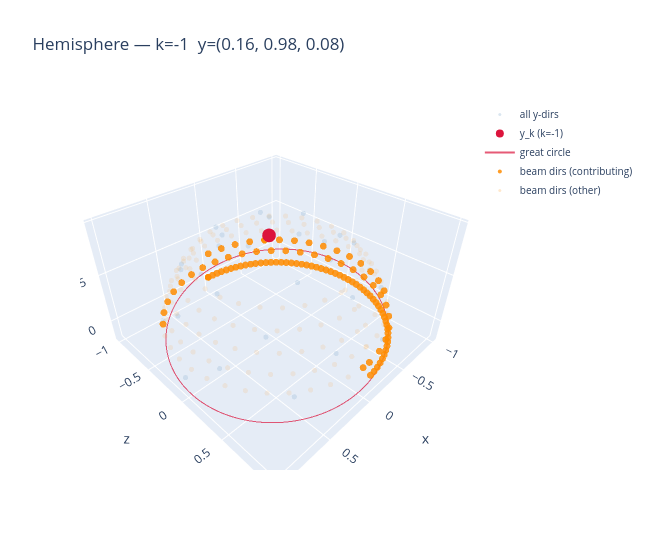

Notebook source saved alongside this figure:
### Code cell
def hemisphere_plotly(y_dirs_arr, k_highlight, contributing=None, split_locations=None):
    """Interactive plotly hemisphere plot for direction k_highlight.

    Axes are swapped to (x, z, y) so the xz plane appears horizontal.

    split_locations: list of ints — boundaries between datasets in proj_dirs.
        []         → all beam dirs in one color.
        [240]      → first 240 in color 1, rest in color 2.
        [240, 400] → three groups with three colors, etc.
    """
    y_k = y_dirs_arr[k_highlight]

    # Great circle orthogonal to y_k
    perp = np.array([1.0, 0.0, 0.0]) if abs(y_k[0]) < 0.9 else np.array([0.0, 1.0, 0.0])
    u = np.cross(y_k, perp); u /= np.linalg.norm(u)
    v = np.cross(y_k, u)
    t = np.linspace(0, 2 * np.pi, 300)
    gc = np.outer(np.cos(t), u) + np.outer(np.sin(t), v)  # (300, 3)

    close = contributing if contributing is not None else np.ones(len(proj_dirs), dtype=bool)

    if not split_locations:
        boundaries = [0, len(proj_dirs)]
        labels = ['beam dirs']
    else:
        boundaries = [0] + list(split_locations) + [len(proj_dirs)]
        labels = [f'dataset {i + 1}' for i in range(len(boundaries) - 1)]

    traces = [
        go.Scatter3d(
            x=y_dirs_arr[:, 0], y=y_dirs_arr[:, 2], z=y_dirs_arr[:, 1],
            mode='markers',
            marker=dict(size=3, color='steelblue', opacity=0.15),
            name='all y-dirs',
        ),
        go.Scatter3d(
            x=[y_k[0]], y=[y_k[2]], z=[y_k[1]],
            mode='markers',
            marker=dict(size=8, color='crimson'),
            name=f'y_k (k={k_highlight})',
        ),
        go.Scatter3d(
            x=gc[:, 0], y=gc[:, 2], z=gc[:, 1],
            mode='lines',
            line=dict(color='crimson', width=2),
            name='great circle',
            opacity=0.7,
        ),
    ]

    for i, (start, end) in enumerate(zip(boundaries[:-1], boundaries[1:])):
        color = _DATASET_COLORS[i % len(_DATASET_COLORS)]
        label = labels[i]
        seg_dirs = proj_dirs[start:end]
        seg_close = close[start:end]

        if seg_close.any():
            traces.append(go.Scatter3d(
                x=seg_dirs[seg_close, 0], y=seg_dirs[seg_close, 2], z=seg_dirs[seg_close, 1],
                mode='markers',
                marker=dict(size=4, color=color, opacity=0.85),
                name=f'{label} (contributing)',
            ))
        if (~seg_close).any():
            traces.append(go.Scatter3d(
                x=seg_dirs[~seg_close, 0], y=seg_dirs[~seg_close, 2], z=seg_dirs[~seg_close, 1],
                mode='markers',
                marker=dict(size=3, color=color, opacity=0.1),
                name=f'{label} (other)',
            ))

    fig = go.Figure(traces)
    fig.update_layout(
        scene=dict(xaxis_title='x', yaxis_title='z', zaxis_title='y'),
        title=f'Hemisphere — k={k_highlight}  y=({y_k[0]:.2f}, {y_k[1]:.2f}, {y_k[2]:.2f})',
        width=650, height=550,
        legend=dict(font=dict(size=10)),
    )
    return fig

k = -1
hemisphere_plotly(y_directions, k, contributing=adj[:, k], split_locations=SPLIT_LOCATION).show()

### Figure 1 — Plotly figure (JSON) as saved in the notebook; plotly's stock layout.template omitted (floating-point values rounded to 4 significant figures; data arrays with more than 128 entries replaced by an {"elided": "..."} marker saying what was removed)
{"data": [{"marker": {"color": "steelblue", "opacity": 0.15, "size": 3}, "mode": "markers", "name": "all y-dirs", "type": "scatter3d", "x": [0.9999, -0.7364, 0.08712, 0.6043, -0.9736, 0.8295, -0.2534, -0.4463, 0.9008, -0.8768, 0.397, 0.2764, -0.7865, 0.8722, -0.5035, -0.11, 0.6386, -0.8115, 0.558, -0.0351, -0.4678, 0.6912, -0.5429, 0.1364, 0.2869, -0.5019, 0.4255, -0.1543, -0.1057, 0.1609], "y": [-0.0, 0.6746, -0.9927, 0.7882, -0.1722, -0.5276, 0.9428, -0.8593, 0.329, 0.3619, -0.8484, 0.8813, -0.4558, -0.1918, 0.7162, -0.8491, 0.5382, 0.03356, -0.5553, 0.7591, -0.5606, 0.093, 0.3778, -0.6064, 0.5007, -0.1601, -0.1966, 0.3687, -0.2938, 0.08458], "z": [0.01667, 0.05, 0.08333, 0.1167, 0.15, 0.1833, 0.2167, 0.25, 0.2833, 0.3167, 0.35, 0.3833, 0.4167, 0.45, 0.4833, 0.5167, 0.55, 0.5833, 0.6167, 0.65, 0.6833, 0.7167, 0.75, 0.7833, 0.8167, 0.85, 0.8833, 0.9167, 0.95, 0.9833]}, {"marker": {"color": "crimson", "size": 8}, "mode": "markers", "name": "y_k (k=-1)", "type": "scatter3d", "x": [0.1609], "y": [0.08458], "z": [0.9833]}, {"line": {"color": "crimson", "width": 2}, "mode": "lines", "name": "great circle", "opacity": 0.7, "type": "scatter3d", "x": {"elided": "300 float values"}, "y": {"elided": "300 float values"}, "z": {"elided": "300 float values"}}, {"marker": {"color": "darkorange", "opacity": 0.85, "size": 4}, "mode": "markers", "name": "beam dirs (contributing)", "type": "scatter3d", "x": [-0.0, -0.05582, -0.1115, -0.1668, -0.2233, -0.2773, -0.3305, -0.3827, -0.4337, -0.4833, -0.5314, -0.5793, -0.6239, -0.6665, -0.7071, -0.7455, -0.7815, -0.8151, -0.8471, -0.8755, -0.9011, -0.9239, -0.9438, -0.9608, -0.9748, -0.986, -0.9938, -0.9984, -1.0, -0.9984, -0.9938, -0.986, -0.9748, -0.9608, -0.9438, -0.9239, -0.9011, -0.8755, -0.8471, -0.8151, -0.7815, -0.7455, -0.7071, -0.6665, -0.6239, -0.5793, -0.5314, -0.4833, -0.4337, -0.3827, -0.3305, -0.2773, -0.2233, -0.1668, -0.1115, -0.05582, -0.0, -0.0, 0.05513, 0.8412, 0.7477, 0.6362, 0.5087, 0.3684, 0.2188, 0.06374, -0.09295, -0.2473, -0.3954, -0.535, -0.6596, -0.7676, -0.8562, -0.9233, -0.9672, -0.9867, -0.9813, -0.9513, -0.8966, -0.8198, -0.7223, -0.6067, -0.4758, -0.3329, -0.1817, -0.02413, -0.0, -0.0, 0.00332, -0.1537, -0.3049, -0.4494, -0.5816, -0.5816, -0.6967, -0.794, -0.8688, -0.9208, -0.9474, -0.9483, -0.9232, -0.8728, -0.7994, -0.7034, -0.0, -0.0], "y": [-1.0, -0.9984, -0.9938, -0.986, -0.9748, -0.9608, -0.9438, -0.9239, -0.9011, -0.8755, -0.8471, -0.8151, -0.7815, -0.7455, -0.7071, -0.6665, -0.6239, -0.5793, -0.5314, -0.4833, -0.4337, -0.3827, -0.3305, -0.2773, -0.2233, -0.1668, -0.1115, -0.05582, -6.123e-17, 0.05582, 0.1115, 0.1668, 0.2233, 0.2773, 0.3305, 0.3827, 0.4337, 0.4833, 0.5314, 0.5793, 0.6239, 0.6665, 0.7071, 0.7455, 0.7815, 0.8151, 0.8471, 0.8755, 0.9011, 0.9239, 0.9438, 0.9608, 0.9748, 0.986, 0.9938, 0.9984, -1.0, -1.0, 0.9861, -0.5175, -0.6454, -0.7555, -0.8466, -0.9164, -0.9631, -0.9856, -0.9833, -0.9562, -0.9051, -0.8302, -0.7351, -0.6216, -0.4924, -0.3507, -0.2003, -0.0448, 0.1118, 0.2656, 0.4143, 0.5509, 0.6736, 0.7794, 0.8655, 0.9299, 0.9708, 0.9874, -1.0, -1.0, -0.9511, -0.9386, -0.9009, -0.8382, -0.7525, -0.7525, -0.6474, -0.5235, -0.3868, -0.2381, -0.08289, 0.07296, 0.2285, 0.3777, 0.5152, 0.6401, -1.0, -1.0], "z": [9.921e-16, 9.992e-16, 9.992e-16, 9.992e-16, 1.11e-15, 7.772e-16, 9.992e-16, 1.11e-15, 8.882e-16, 9.992e-16, 8.882e-16, 9.992e-16, 1.11e-15, 7.772e-16, 7.772e-16, 1.11e-15, 1.11e-15, 1.11e-15, 9.992e-16, 1.166e-15, 9.992e-16, 9.992e-16, 9.992e-16, 9.992e-16, 9.714e-16, 9.992e-16, 9.992e-16, 1.006e-15, 9.921e-16, 9.784e-16, 9.714e-16, 1.055e-15, 1.082e-15, 9.437e-16, 9.437e-16, 9.437e-16, 1.055e-15, 8.882e-16, 9.992e-16, 9.992e-16, 8.882e-16, 9.992e-16, 7.772e-16, 9.992e-16, 9.992e-16, 1.11e-15, 9.992e-16, 9.992e-16, 9.992e-16, 1.11e-15, 8.882e-16, 8.882e-16, 9.992e-16, 9.992e-16, 9.992e-16, 9.992e-16, 9.921e-16, 9.921e-16, 0.1564, 0.1564, 0.1564, 0.1564, 0.1564, 0.1564, 0.1564, 0.1564, 0.1564, 0.1564, 0.1564, 0.1564, 0.1564, 0.1564, 0.1564, 0.1564, 0.1564, 0.1564, 0.1564, 0.1564, 0.1564, 0.1564, 0.1564, 0.1564, 0.1564, 0.1564, 0.1564, 0.1564, 9.921e-16, 9.921e-16, 0.309, 0.309, 0.309, 0.309, 0.309, 0.309, 0.309, 0.309, 0.309, 0.309, 0.309, 0.309, 0.309, 0.309, 0.309, 0.309, 9.921e-16, 9.921e-16]}, {"marker": {"color": "darkorange", "opacity": 0.1, "size": 3}, "mode": "markers", "name": "beam dirs (other)", "type": "scatter3d", "x": {"elided": "134 float values"}, "y": {"elided": "134 float values"}, "z": {"elided": "134 float values"}}], "layout": {"height": 550, "legend": {"font": {"size": 10}}, "scene": {"xaxis": {"title": {"text": "x"}}, "yaxis": {"title": {"text": "z"}}, "zaxis": {"title": {"text": "y"}}}, "title": {"text": "Hemisphere — k=-1  y=(0.16, 0.98, 0.08)"}, "width": 650}}
